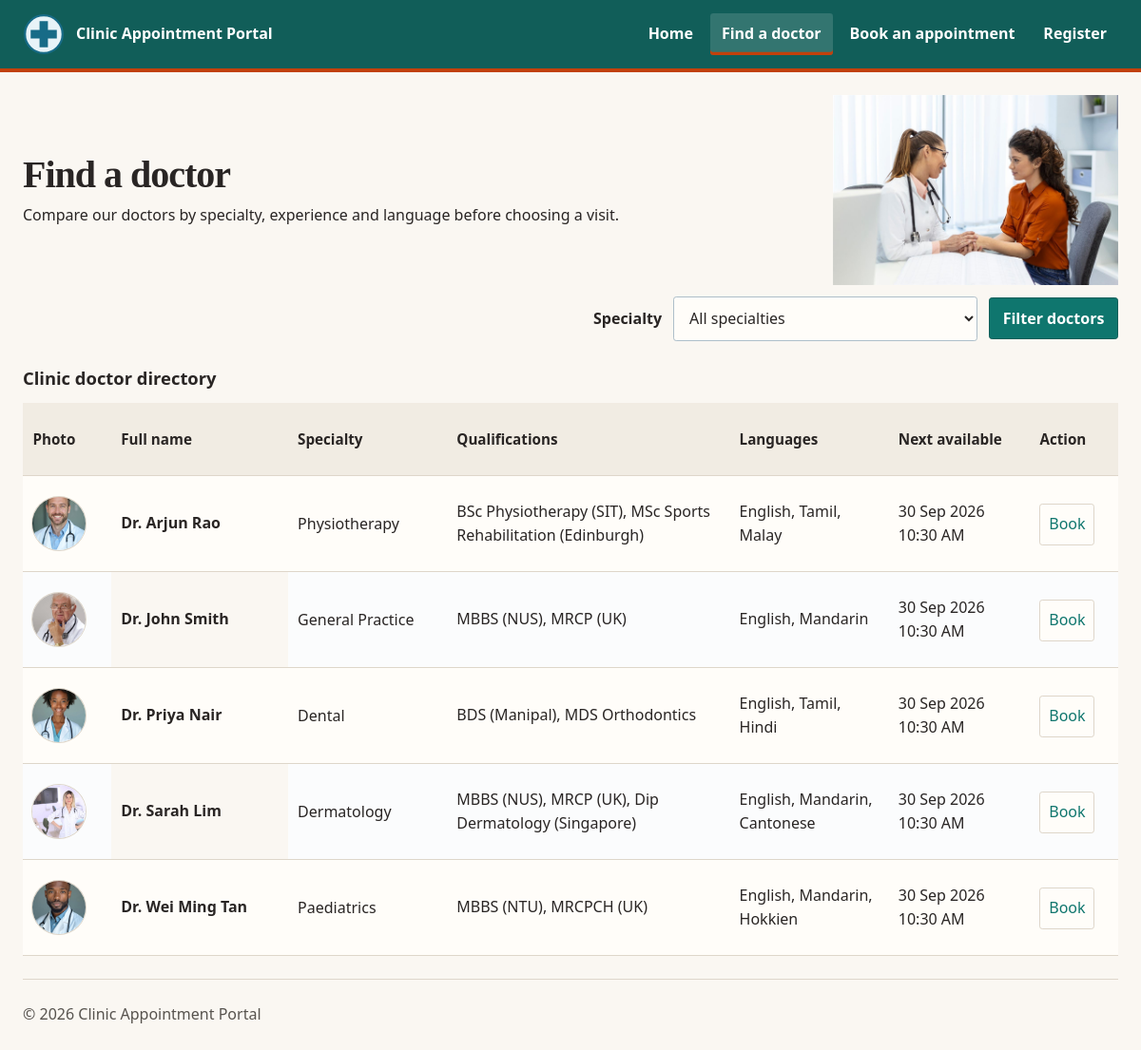
Page /clinic-plus/doctors.php on the committed database.
### tables this page shows
CREATE TABLE `doctor` (
  `DoctorID` INT NOT NULL AUTO_INCREMENT,
  `FullName` VARCHAR(100) NOT NULL,
  `User` VARCHAR(100) NOT NULL,
  `HashPass` VARCHAR(255) NOT NULL,
  `Email` VARCHAR(100) NOT NULL,
  `Specialty` VARCHAR(80) DEFAULT NULL,
  `Qualifications` VARCHAR(255) DEFAULT NULL,
  `Languages` VARCHAR(120) DEFAULT NULL,
  `WriteUp` MEDIUMTEXT DEFAULT NULL,
  `ImageURL` VARCHAR(255) DEFAULT NULL,
  PRIMARY KEY (`DoctorID`),
  UNIQUE KEY `uq_doctor_user` (`User`),
  UNIQUE KEY `uq_doctor_email` (`Email`)
);

### clinic-plus/lib/helpers.php (called while the page is built, shortened)
<?php
function e(mixed $s): string
{
    return htmlspecialchars($s ?? '', ENT_QUOTES, 'UTF-8');
}
function base_path(): string
{
    static $base = null;
    if ($base !== null) {
        return $base;
    }
    $base = '';
    $script = str_replace('\\', '/', (string) ($_SERVER['SCRIPT_NAME'] ?? ''));
    $file = realpath((string) ($_SERVER['SCRIPT_FILENAME'] ?? ''));
    $root = realpath(dirname(__DIR__));
    $inApp = str_replace('\\', '/', substr($file, strlen($root)));
    if ($inApp !== '' && strcasecmp(substr($script, -strlen($inApp)), $inApp) === 0) {
        $base = rtrim(substr($script, 0, -strlen($inApp)), '/');
    }
    return $base;
}
function url(string $path): string
{
    return base_path() . $path;
}
function app_request_uri(): string
{
    $uri = (string) ($_SERVER['REQUEST_URI'] ?? '/');
    $base = base_path();
    if ($base !== '' && strncasecmp($uri, $base, strlen($base)) === 0) {
        $uri = substr($uri, strlen($base));
    }
    return $uri === '' ? '/' : $uri;
}
function fmt_date(?string $value): string
{
    $timestamp = strtotime($value);
    return $timestamp === false ? '' : date('d M Y', $timestamp);
}
function fmt_time(?string $value): string
{
    $timestamp = strtotime($value);
    return $timestamp === false ? '' : date('g:i A', $timestamp);
}

### clinic-plus/lib/db.php (called while the page is built, shortened)
<?php
function db(): PDO
{
    static $connection;
    if (!$connection instanceof PDO) {
        $dsn = 'mysql:host=' . DB_HOST
            . ';dbname=' . DB_NAME
            . ';charset=utf8mb4';
        $connection = new PDO($dsn, DB_USER, DB_PASS, [
            PDO::ATTR_ERRMODE => PDO::ERRMODE_EXCEPTION,
            PDO::ATTR_DEFAULT_FETCH_MODE => PDO::FETCH_ASSOC,
            PDO::ATTR_EMULATE_PREPARES => false,
            PDO::MYSQL_ATTR_INIT_COMMAND => "SET time_zone = '" . (new DateTimeImmutable())->format('P') . "'",
        ]);
    }
    return $connection;
}
function q(string $sql, array $params = []): PDOStatement
{
    $statement = db()->prepare($sql);
    $statement->execute($params);
    return $statement;
}
function q_all(string $sql, array $params = []): array
{
    return q($sql, $params)->fetchAll();
}

### clinic-plus/models/doctors.php (called while the page is built, shortened)
<?php
require_once dirname(__DIR__) . DIRECTORY_SEPARATOR . 'lib' . DIRECTORY_SEPARATOR . 'db.php';
function all_doctors(?string $specialty = null): array
{
    $sql = 'SELECT `DoctorID`, `FullName`, `Specialty`, `Qualifications`, `Languages`, `WriteUp`, `ImageURL`
                , (SELECT MIN(`SlotDateTime`)
                   FROM `slots`
                   WHERE `slots`.`DoctorID` = `doctor`.`DoctorID`
                     AND `slots`.`Status` = \'Available\'
                     AND `slots`.`SlotDateTime` >= NOW()) AS `NextAvailable`
            FROM `doctor`';
    $params = [];
    $sql .= ' ORDER BY `FullName`';
    return q_all($sql, $params);
}
function all_specialties(): array
{
    return q_all(
        'SELECT DISTINCT `Specialty`
         FROM `doctor`
         WHERE `Specialty` IS NOT NULL
         ORDER BY `Specialty`'
    );
}

### clinic-plus/doctors.php (the view, shortened to what this page needs)
<?php
require_once __DIR__ . DIRECTORY_SEPARATOR . 'lib' . DIRECTORY_SEPARATOR . 'helpers.php';
require_once __DIR__ . DIRECTORY_SEPARATOR . 'models' . DIRECTORY_SEPARATOR . 'doctors.php';
$specialties = all_specialties();
$specialtyOptions = array_values(array_filter(
    array_map(
        static fn (array $specialty): string => trim((string) ($specialty['Specialty'] ?? '')),
        $specialties
    ),
    static fn (string $specialty): bool => $specialty !== ''
));
$selectedSpecialty = isset($_GET['specialty']) && is_string($_GET['specialty'])
    ? trim($_GET['specialty'])
    : '';
$doctors = all_doctors($selectedSpecialty !== '' ? $selectedSpecialty : null);
require __DIR__ . DIRECTORY_SEPARATOR . 'partials' . DIRECTORY_SEPARATOR . 'header.php';
require __DIR__ . DIRECTORY_SEPARATOR . 'partials' . DIRECTORY_SEPARATOR . 'nav.php';
?>
<main>
    <section class="page-intro public-page-intro">
        <div class="page-intro-copy">
            <h1>Find a doctor</h1>
            <p>Compare our doctors by specialty, experience and language before choosing a visit.</p>
        </div>
        <img src="<?= e(url('/assets/img/Doctor_Consulting.jpg')) ?>" width="600" height="400" loading="eager" decoding="async" alt="A doctor speaking with a patient" class="page-intro-image">
    </section>
<?php if ($specialtyOptions !== []): ?>
    <form class="specialty-filter" method="get" action="<?= e(url('/doctors.php')) ?>">
        <label for="specialty">Specialty</label>
        <select id="specialty" name="specialty">
            <option value="">All specialties</option>
        </select>
        <button type="submit">Filter doctors</button>
    </form>
<?php endif; ?>
    <div class="table-scroll" role="region" aria-label="Doctor directory" tabindex="0">
    <table class="doctor-directory">
        <caption>Clinic doctor directory</caption>
        <colgroup>
            <col class="doctor-column-photo">
            <col class="doctor-column-name">
            <col class="doctor-column-specialty">
            <col class="doctor-column-qualifications">
            <col class="doctor-column-languages">
            <col class="doctor-column-next">
            <col class="doctor-column-action">
        </colgroup>
        <thead>
            <tr>
                <th scope="col">Photo</th>
                <th scope="col">Full name</th>
                <th scope="col">Specialty</th>
                <th scope="col">Qualifications</th>
                <th scope="col">Languages</th>
                <th scope="col">Next available</th>
                <th scope="col">Action</th>
            </tr>
        </thead>
        <tbody>
<?php if ($doctors === []): ?>
            <tr class="empty-state">
                <td colspan="7">No doctors match that specialty</td>
            </tr>
<?php else: ?>
<?php foreach ($doctors as $doctor):
    $doctorId = (int) ($doctor['DoctorID'] ?? 0);
    $image = trim((string) ($doctor['ImageURL'] ?? ''));
    $image = $image === '' ? '/assets/img/clinic-logo.svg' : '/' . ltrim($image, '/');
    $nextAvailable = $doctor['NextAvailable'] ?? null;
?>
            <tr>
                <td>
                    <img src="<?= e(url($image)) ?>" alt="Photo of <?= e((string) ($doctor['FullName'] ?? 'doctor')) ?>" class="doctor-photo">
                </td>
                <th scope="row"><a href="<?= e(url('/doctor.php?id=' . $doctorId)) ?>"><?= e((string) ($doctor['FullName'] ?? '')) ?></a></th>
                <td><?= e((string) ($doctor['Specialty'] ?? 'Not listed')) ?></td>
                <td><?= e((string) ($doctor['Qualifications'] ?? 'Not listed')) ?></td>
                <td><?= e((string) ($doctor['Languages'] ?? 'Not listed')) ?></td>
                <td class="doctor-next-available">
<?php if ($nextAvailable !== null): ?>
                    <span><?= e(fmt_date((string) $nextAvailable)) ?></span>
                    <span><?= e(fmt_time((string) $nextAvailable)) ?></span>
<?php else: ?>
                    Not available
<?php endif; ?>
                </td>
                <td><a class="doctor-directory-book" href="<?= e(url('/book.php?doctor_id=' . $doctorId)) ?>">Book</a></td>
            </tr>
<?php endforeach; ?>
<?php endif; ?>
        </tbody>
    </table>
    </div>
</main>
<?php
require __DIR__ . DIRECTORY_SEPARATOR . 'partials' . DIRECTORY_SEPARATOR . 'footer.php';

### clinic-plus/assets/tokens.css (style rules this page uses)
:root { --c-ink: #292524; --c-muted: #57534e; --c-paper: #fffdf9; --c-surface: #faf7f2; --c-surface-band: #f1ece3; --c-surface-tile: #fffefa; --c-line: #ded6ca; --c-primary: #0f766e; --c-primary-dark: #115e59; --c-accent: #c2410c; --c-success: #166534; --c-danger: #b91c1c; --shadow-doctor-tile: 0 0.35rem 1rem rgba(41, 37, 36, 0.10); --radius-control: 0.2rem; --radius-tile: 0.45rem; --radius-section: 0; }

### clinic-plus/assets/css/style.css (style rules this page uses)
.specialty-filter { display: flex; flex-wrap: wrap; align-items: center; justify-content: flex-end; gap: 0.5rem 0.75rem; margin: 0 0 0.75rem; }
.specialty-filter label { margin: 0; }
.specialty-filter select { width: min(20rem, 100%); }
.specialty-filter button { min-height: 2.75rem; padding: 0.45rem 0.85rem; }
.table-scroll { max-width: 100%; overflow-x: auto; }
.doctor-directory { min-width: 70rem; table-layout: fixed; }
.doctor-directory caption { padding: 0.75rem 0; font-size: 1.15rem; }
.doctor-directory col.doctor-column-photo { width: 5rem; }
.doctor-directory col.doctor-column-name { width: 10rem; }
.doctor-directory col.doctor-column-specialty { width: 9rem; }
.doctor-directory col.doctor-column-qualifications { width: 16rem; }
.doctor-directory col.doctor-column-languages { width: 9rem; }
.doctor-directory col.doctor-column-next { width: 8rem; }
.doctor-directory col.doctor-column-action { width: 5rem; }
.doctor-directory th, .doctor-directory td { padding: 0.75rem 0.65rem; vertical-align: middle; overflow-wrap: normal; }
.doctor-directory thead th { background: var(--c-surface-band); color: var(--c-ink); font-size: 0.95rem; font-weight: 700; text-transform: none; letter-spacing: normal; }
.doctor-directory tbody th[scope="row"] { background: transparent; color: var(--c-ink); font-size: 1rem; font-weight: 700; text-transform: none; letter-spacing: normal; white-space: nowrap; }
.doctor-directory tbody th[scope="row"] a { color: var(--c-ink); text-decoration: none; }
.doctor-directory tbody td:nth-child(3), .doctor-directory tbody td:nth-child(6), .doctor-directory tbody td:nth-child(7), .doctor-directory thead th:nth-child(3), .doctor-directory thead th:nth-child(6), .doctor-directory thead th:nth-child(7) { white-space: nowrap; }
.doctor-directory thead th { line-height: 3.25rem; }
.doctor-directory tbody td:nth-child(3), .doctor-directory tbody td:nth-child(7) { line-height: 4.75rem; }
.doctor-directory .doctor-photo { display: block; width: 3.5rem; height: 3.5rem; border: 0; box-shadow: 0 0 0 1px var(--c-line); }
.doctor-directory tbody tr:nth-child(even) { background: var(--c-surface); }
.doctor-next-available span { display: block; white-space: nowrap; }
.doctor-directory-book { display: inline-flex; min-width: 2.75rem; height: 2.75rem; min-height: 2.75rem; align-items: center; justify-content: center; border: 1px solid var(--c-line); border-radius: var(--radius-control); padding-inline: 0.55rem; line-height: 1.2; color: var(--c-primary-dark); background: var(--c-paper); text-decoration: none; }

### rows in the picture
doctor: ImageURL (picture), FullName "Dr. Arjun Rao", Specialty "Physiotherapy", Qualifications "BSc Physiotherapy (SIT), MSc Sports Rehabilitation (Edinburgh)", Languages "English, Tamil, Malay", nextAvailable "30 Sep 2026", nextAvailable "10:30 AM"
doctor: ImageURL (picture), FullName "Dr. John Smith", Specialty "General Practice", Qualifications "MBBS (NUS), MRCP (UK)", Languages "English, Mandarin", nextAvailable "30 Sep 2026", nextAvailable "10:30 AM"
doctor: ImageURL (picture), FullName "Dr. Priya Nair", Specialty "Dental", Qualifications "BDS (Manipal), MDS Orthodontics", Languages "English, Tamil, Hindi", nextAvailable "30 Sep 2026", nextAvailable "10:30 AM"
doctor: ImageURL (picture), FullName "Dr. Sarah Lim", Specialty "Dermatology", Qualifications "MBBS (NUS), MRCP (UK), Dip Dermatology (Singapore)", Languages "English, Mandarin, Cantonese", nextAvailable "30 Sep 2026", nextAvailable "10:30 AM"
doctor: ImageURL (picture), FullName "Dr. Wei Ming Tan", Specialty "Paediatrics", Qualifications "MBBS (NTU), MRCPCH (UK)", Languages "English, Mandarin, Hokkien", nextAvailable "30 Sep 2026", nextAvailable "10:30 AM"

### other values in the picture
$link['label'] "Home"
$link['label'] "Find a doctor"
$link['label'] "Book an appointment"
$link['label'] "Register"
